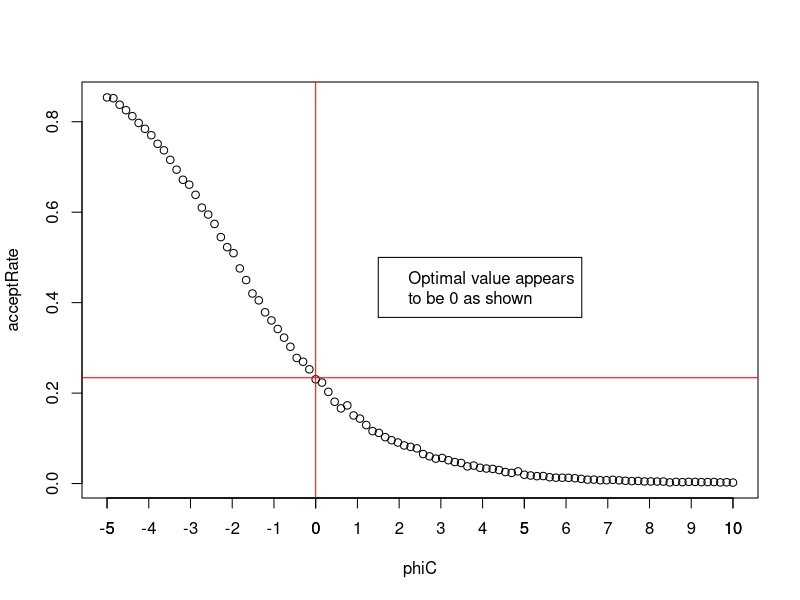

Reproduce this figure in R.
#RANDOM WALK M-H############################################################################################################

theta <- 6
count<-0
rwmet <- function(M=10000,phi=-2){
  #random walk function will let you iterate by entering a Sample size and a Phi value which will iterate through our proposal.
  vec<-vector("numeric", M)
  x<-1
  #for the proposal we are using the normal distribution but since the rnorm funcion is using the standard deviation we need to use square root on our exp(phi)
  proposed<-rnorm(1,x,sqrt(exp(phi)))
  acceptProb<-min(1, exp(theta*proposed-exp(theta*proposed) - (theta*x - exp(theta*x))))
  #notice the next conditional for initial value is to know if proposal passed the acceptance probability condition and add 1 to counter if so.
  if (acceptProb >= runif(1)){
    vec[1]<-proposed
    count<-count+1 
  }else{ 
    vec[1]<- x
  }
  for (i in 2:M) {
    #for the proposal we are using the normal distribution but since the rnorm funcion is using the standard deviation we need to use square root on our exp(phi)
    proposed<-rnorm(1,vec[i-1],sqrt(exp(phi)))
    acceptProb<-min(1, exp(theta*proposed-exp(theta*proposed) - (theta*vec[i-1] - exp(theta*vec[i-1]))))
    if (acceptProb >= runif(1)){
      count<-count+1
      vec[i]<-proposed
    }else{
      vec[i]<- vec[i-1]
    }
  }
  rate<-count/M
  list(vec,rate)
}
#To consider, there is a set.seed of 100 in order to have the same results everytime I run it.
set.seed(100)
print(rwmet(10000,-2)[1])


#Since we want to ensure a good approximation we are looking for a low variance at which we will
#obtained by looping through a 100 cases and saving their mean in a vector that I am creating and finally obtaining the variance of all of them.
result<-vector("numeric", 100)
set.seed(100)
for (N in 1:100) {
  result[N] <- mean((rwmet(10000,-4)[[1]]))
}
print(var(result))

set.seed(100)
M <-10000
C<-100
phiC <-seq(-5,10,length = C)
acceptRate <- rep(0,C)
#This loop will fill our acceptRate vector with the acceptance rate of their respective values from the range.
for (index in 1:C) {
  acceptRate[index]<-rwmet(M,phiC[index])[[2]]
}
plot(phiC,acceptRate)
axis(1,c(-5:10))
abline(h=.234, col="red")
legend(1.5, 0.5, legend = c("Optimal value appears", "to be 0 as shown"))


#Based on the plot we are expecting it to be 0 or very close to 0.s
count<-1
for (indexCount in acceptRate) {
  if (indexCount < .234){
      print(phiC[count])
      break()
  }else{
    count<-count+1
  }
}

#Finally we print out the line of our optimal value for phi which is 0.
abline(v=0, col="red")
#Looking at the plot the phi where the acceptance rate is closer to .234 is close to 0. By looping the index I find out that indeed it was 0 so the optimal value for phi will be 0
#for our theta = 6


#Now for this case we need to do the same thing as we did for Question 1 Exercise C. We will loop through our means in order to obtain a variance. But using our optimal phi value which is 0
result<-vector("numeric", 100)
set.seed(100)
for (N in 1:100) {
  result[N] <- mean(rwmet(10000,0)[[1]])
}
print(var(result))


#IWLS ######################################################################################################################

counter<-0
#Iterated weighted least squares function, will take binary vector and a model matrix to return the maximum likelihood estimates of Beta.
iwls<-function(X,y,itmax=25,eps=.00000001){
  size<-nrow(X)[1]
  W<-diag(0,size,size)
  z<-rep(0,size)
  #we will need to convert our information from coefficients of the file into a vector to be able to start the multiplication for mui that is why
  #we are using as.vector and lsfit in order to get least squares estimate of the B model of the input values to create our vector.
  b0<-as.vector(lsfit(X[,2:dim(X)[2]],y)$coefficients)
  #I will use a while so it iterates until the maximum number of iterations occurs at which it will iterate from calculating first our value of miu
  #then gMiu in order to obtain our W Matrix and finally our Z vector for the lenght in our row matrix. Which I will use to obtain the new beta.
  while (counter<itmax) {
    for (index in 1:size) {
      m<- exp(t(X[index,])%*%b0)/(1+exp(t(X[index,])%*%b0))
      gm<- 1/(m * (1-m))
      W[index,index]<- 1/(m* (1-m) * gm * gm)
      z[index]<- (y[index]-m) * (gm)
    }
    #we will keep counting until reaching max iteration
    counter<-counter+1
    betanew<-b0+solve( (t(X) %*% W %*% X)) %*% t(X) %*% W %*% z
    b0<-betanew
  }
  return(betanew)
}



diab <- as.matrix(read.table("diab.txt", header = TRUE))
X<-cbind(rep(1,nrow(diab)[1]),diab[,1:8])
y<-diab[,9]


#Running our function using our model matrix and binary vector respectively.
iwls(X,y)


